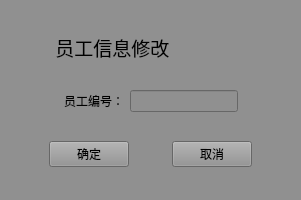
<?xml version="1.0" encoding="UTF-8"?>
<ui version="4.0">
 <class>staff_modify</class>
 <widget class="QWidget" name="staff_modify">
  <property name="geometry">
   <rect>
    <x>0</x>
    <y>0</y>
    <width>301</width>
    <height>200</height>
   </rect>
  </property>
  <property name="minimumSize">
   <size>
    <width>300</width>
    <height>200</height>
   </size>
  </property>
  <property name="maximumSize">
   <size>
    <width>301</width>
    <height>200</height>
   </size>
  </property>
  <property name="windowTitle">
   <string>Form</string>
  </property>
  <property name="styleSheet">
   <string notr="true">font: 75 12pt &quot;楷体&quot;;
background-color: rgb(144, 144, 144);
color:rgb(0, 0, 0)</string>
  </property>
  <layout class="QVBoxLayout" name="verticalLayout">
   <item>
    <spacer name="verticalSpacer_2">
     <property name="orientation">
      <enum>Qt::Vertical</enum>
     </property>
     <property name="sizeHint" stdset="0">
      <size>
       <width>20</width>
       <height>40</height>
      </size>
     </property>
    </spacer>
   </item>
   <item>
    <layout class="QHBoxLayout" name="horizontalLayout">
     <item>
      <widget class="QLabel" name="label">
       <property name="font">
        <font>
         <family>楷体</family>
         <pointsize>14</pointsize>
         <weight>9</weight>
         <italic>false</italic>
         <bold>false</bold>
        </font>
       </property>
       <property name="styleSheet">
        <string notr="true">font: 75 14pt &quot;楷体&quot;;</string>
       </property>
       <property name="text">
        <string>         员工信息修改</string>
       </property>
      </widget>
     </item>
    </layout>
   </item>
   <item>
    <spacer name="verticalSpacer_4">
     <property name="orientation">
      <enum>Qt::Vertical</enum>
     </property>
     <property name="sizeHint" stdset="0">
      <size>
       <width>20</width>
       <height>40</height>
      </size>
     </property>
    </spacer>
   </item>
   <item>
    <layout class="QHBoxLayout" name="horizontalLayout_2">
     <item>
      <spacer name="horizontalSpacer">
       <property name="orientation">
        <enum>Qt::Horizontal</enum>
       </property>
       <property name="sizeHint" stdset="0">
        <size>
         <width>40</width>
         <height>20</height>
        </size>
       </property>
      </spacer>
     </item>
     <item>
      <widget class="QLabel" name="label_2">
       <property name="text">
        <string>员工编号：</string>
       </property>
      </widget>
     </item>
     <item>
      <widget class="QLineEdit" name="lineEdit"/>
     </item>
     <item>
      <spacer name="horizontalSpacer_2">
       <property name="orientation">
        <enum>Qt::Horizontal</enum>
       </property>
       <property name="sizeHint" stdset="0">
        <size>
         <width>40</width>
         <height>20</height>
        </size>
       </property>
      </spacer>
     </item>
    </layout>
   </item>
   <item>
    <spacer name="verticalSpacer_3">
     <property name="orientation">
      <enum>Qt::Vertical</enum>
     </property>
     <property name="sizeHint" stdset="0">
      <size>
       <width>20</width>
       <height>40</height>
      </size>
     </property>
    </spacer>
   </item>
   <item>
    <layout class="QHBoxLayout" name="horizontalLayout_3">
     <item>
      <spacer name="horizontalSpacer_3">
       <property name="orientation">
        <enum>Qt::Horizontal</enum>
       </property>
       <property name="sizeHint" stdset="0">
        <size>
         <width>40</width>
         <height>20</height>
        </size>
       </property>
      </spacer>
     </item>
     <item>
      <widget class="QPushButton" name="pushButton">
       <property name="text">
        <string>确定</string>
       </property>
      </widget>
     </item>
     <item>
      <spacer name="horizontalSpacer_5">
       <property name="orientation">
        <enum>Qt::Horizontal</enum>
       </property>
       <property name="sizeHint" stdset="0">
        <size>
         <width>40</width>
         <height>20</height>
        </size>
       </property>
      </spacer>
     </item>
     <item>
      <widget class="QPushButton" name="pushButton_2">
       <property name="text">
        <string>取消</string>
       </property>
      </widget>
     </item>
     <item>
      <spacer name="horizontalSpacer_4">
       <property name="orientation">
        <enum>Qt::Horizontal</enum>
       </property>
       <property name="sizeHint" stdset="0">
        <size>
         <width>40</width>
         <height>20</height>
        </size>
       </property>
      </spacer>
     </item>
    </layout>
   </item>
   <item>
    <spacer name="verticalSpacer">
     <property name="orientation">
      <enum>Qt::Vertical</enum>
     </property>
     <property name="sizeHint" stdset="0">
      <size>
       <width>20</width>
       <height>40</height>
      </size>
     </property>
    </spacer>
   </item>
  </layout>
 </widget>
 <resources/>
 <connections/>
</ui>
